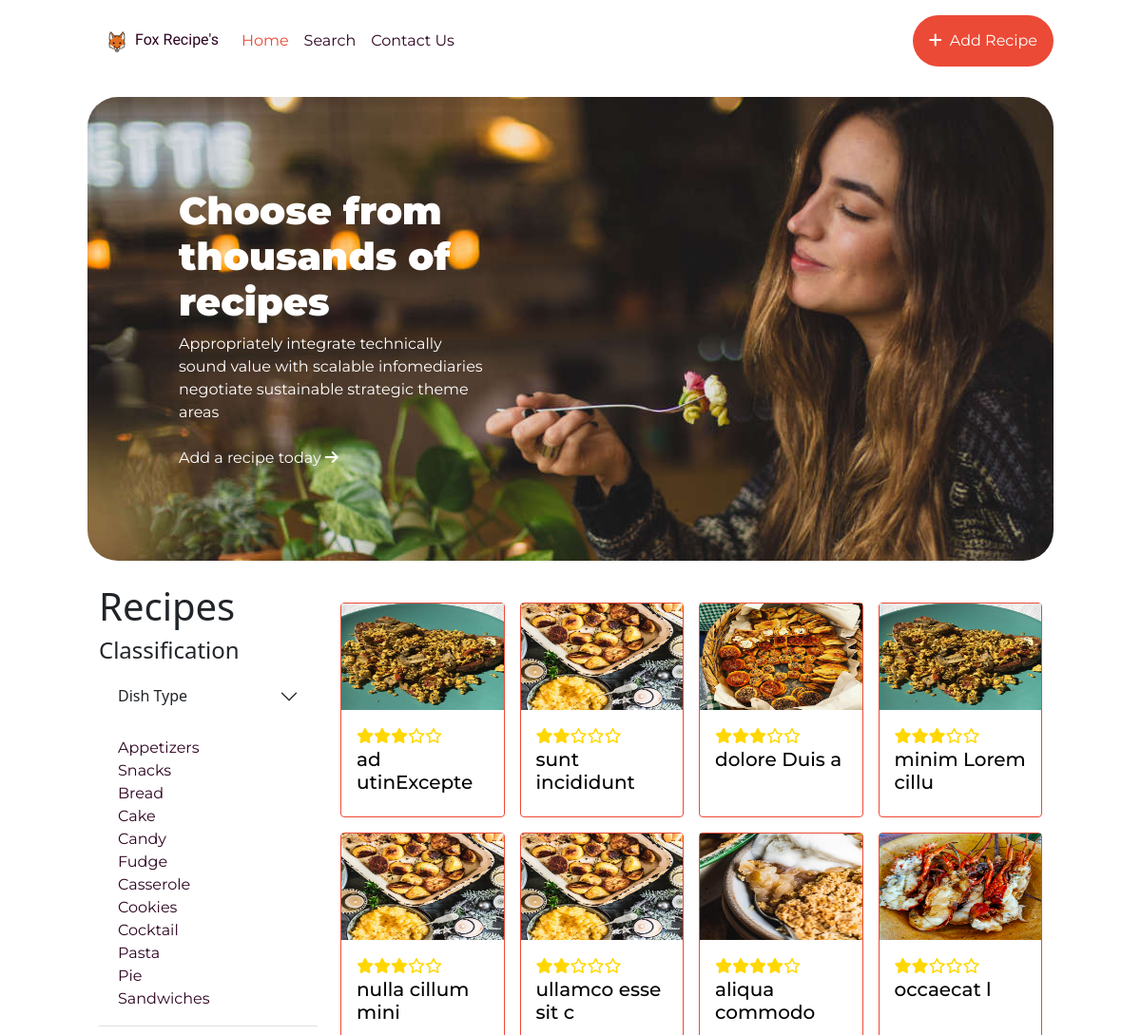
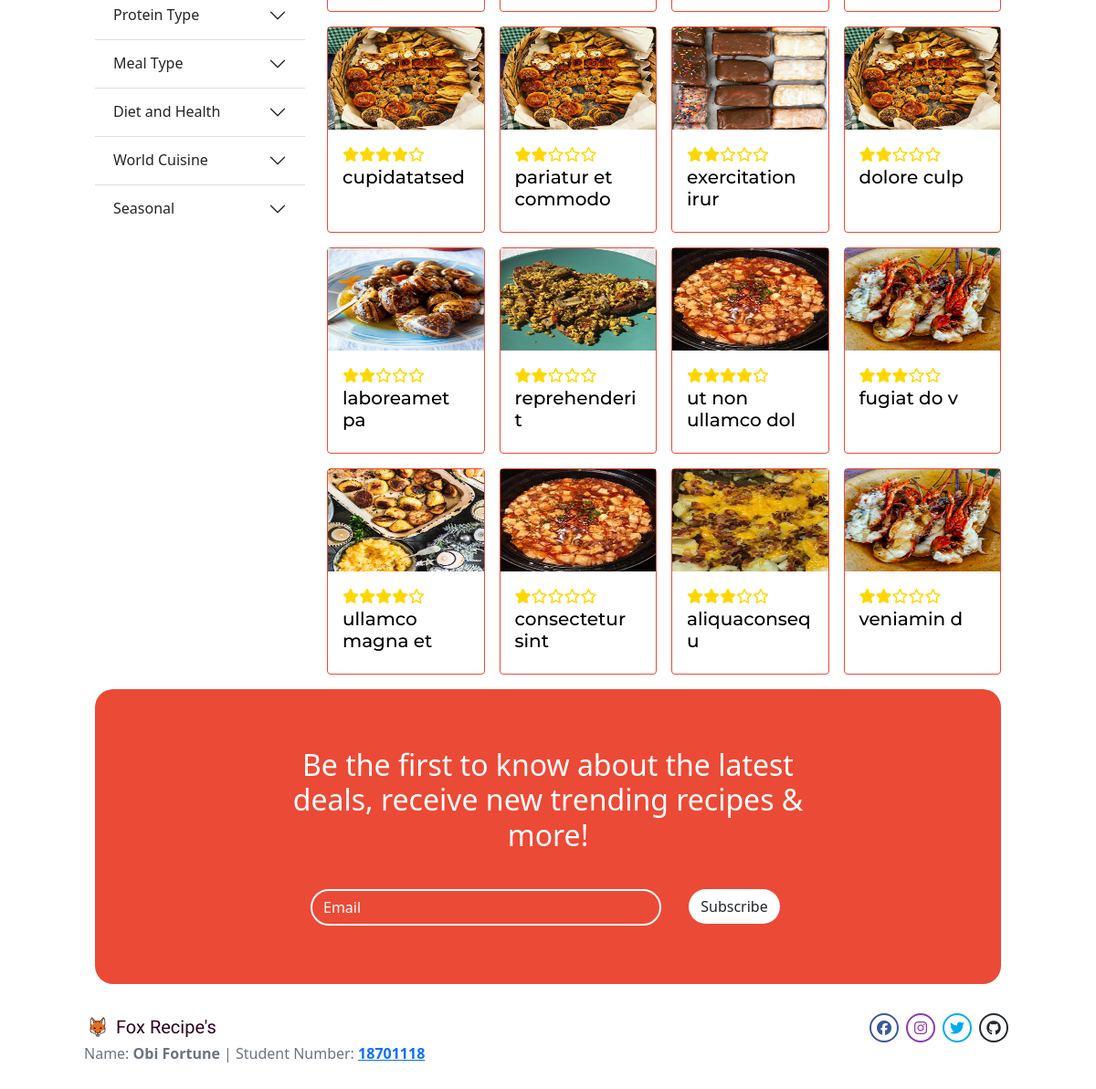
The page / on the database its author committed (2 pictures, top to bottom).
### tables this page shows
CREATE TABLE `recipes` (
    `id` INT NOT NULL AUTO_INCREMENT PRIMARY KEY,
    `name` VARCHAR(256) NOT NULL,
    `description` TEXT,
    `calories` INT,
    `difficulty` INT,
    `rating` INT,
    `timeToPrep` INT,
    `timeToCook` INT,
    `tag` JSON,
    `class` JSON,
    `image` JSON,
    `ingredient` JSON,
    `steps` JSON
);

### utils/config.php (called while the page is built, shortened)
<?php
function idQuery($query)
{
    $res = $GLOBALS["conn"]->query($query);
    if ($res->num_rows > 0) {
        $arr = [];
        while ($row = $res->fetch_assoc()) {
            array_push($arr, $row["id"]);
        }
    } else {
        $arr = "error";
    }
    return $arr;
}
function recipeQuery($id)
{
    $arr = [];
    $query = <<<EOD
        SELECT *
        FROM `recipes`
        WHERE `id`="$id"
    EOD;
    $result = $GLOBALS["conn"]->query($query);
    if ($result->num_rows > 0) {
        $row = $result->fetch_assoc();
        $arr["id"] = $row["id"];
        $arr["name"] = $row["name"];
        $arr["description"] = $row["description"];
        $arr["calories"] = intval($row["calories"]);
        $arr["difficulty"] = intval($row["difficulty"]);
        $arr["rating"] = $row["rating"];
        $arr["timeToPrep"] = intval($row["timeToPrep"]);
        $arr["timeToCook"] = intval($row["timeToCook"]);
        $arr["tag"] = json_decode($row["tag"], true);
        $arr["class"] = json_decode($row["class"], true);
        $arr["image"] = json_decode($row["image"], true);
        $arr["ingredient"] = json_decode($row["ingredient"], true);
        $arr["steps"] = json_decode($row["steps"], true);
    } else {
        return "error";
    }
    return $arr;
}
function randomRecipeIds($amount = 0)
{
    $query = <<<EOD
        SELECT `id`
        FROM `recipes`;
    EOD;
    $idArr = idQuery($query);
    return array_map(function ($key) use ($idArr) {
        return $idArr[$key];
    }, array_rand($idArr, $amount));
}
function recipesArray($idArr = [])
{
    return array_map(
        function ($ID) {
            $res = recipeQuery($ID);
            $curr = new Recipe(
                $res["id"],
                $res["name"],
                $res["description"],
                $res["calories"],
                $res["difficulty"],
                $res["rating"],
                $res["timeToPrep"],
                $res["timeToCook"],
                $res["tag"],
                $res["class"],
                $res["image"],
                $res["ingredient"],
                $res["steps"]
            );
            return $curr;
        },
        $idArr
    );
}

### utils/func.php (the view, shortened to what this page needs)
<?php
class Recipe
{
    private $id = 0;
    private $name = "";
    private $rating = 0;
    private $image = [""];
    public function __construct(
        $id,
        $name,
        $description,
        $calories,
        $difficulty,
        $rating,
        $timeToPrep,
        $timeToCook,
        $tag,
        $class,
        $image,
        $ingredient,
        $steps
    ) {
        $this->id = $id;
        $this->name = $name;
        $this->rating = $rating;
        $this->image = $image;
    }
    public function CardBox()
    {
        $id = $this->id;
        $nm = $this->name;
        $pic = $this->image[0];
        $stars = $this->StarRank();
        return <<<EOD
        <a href="./recipe?id=$id" class="card recipe-card h-100" id="recipe-$id">
            <img src="./images/$pic" class="card-img-top" alt="$nm">
            <div class="card-body">
                $stars
                <h5 class="card-title">$nm</h5>
            </div>
        </a>
        EOD;
    }
    public function StarRank()
    {
        $stars = $this->rating;
        return "<div>" . implode(
            "",
            array_map(
                function ($val, $keys) use ($stars) {
                    $cls =
                        (($stars >= $keys + 1) ? 'fas fa-star' :
                            (($stars >= $keys + .5) ? 'fas fa-star-half-alt' :
                                'far fa-star'));
                    return  "<i class='$cls' style='color: #FFD700;'></i>";
                },
                range(0, 4),
                range(0, 4)
            )
        ) . "</div>";
    }
}

### index.php (shortened to what this page needs)
<?php
include("./utils/config.php");
include("./utils/func.php");
?>
<!DOCTYPE html>
<html lang="en">
<head>
    <?php
    include("./utils/headtag.php");
    ?>
</head>
<body>
    <?php include("./utils/navbar.php"); ?>
    <div class="banner">
        <div class="banner-text">
            <h1>
                <strong>
                    Choose from thousands of recipes
                </strong>
            </h1>
            <span>
                Appropriately integrate technically sound value with scalable infomediaries negotiate sustainable strategic theme areas
            </span>
            <a href="./addRecipe.php">Add a recipe today <i class="fas fa-arrow-right"></i></a>
        </div>
    </div>
    <br />
    <div class="container-fluid">
        <div class="row">
            <div class="col-md-3 sticky-md-top">
                <div class="sticky-md-top">
                    <div>
                        <h1>Recipes</h1>
                        <h4>Classification</h4>
                        <?php
                        include("./utils/ClassAccordion.php");
                        ?>
                    </div>
                </div>
            </div>
            <div class="col-md-9 rightDiv mb-3">
                <div class="row row-cols-2 row-cols-md-4 g-1 g-md-3 mt-1">
                    <?php
                    $uri = parse_url($_SERVER['REQUEST_URI']);
                    parse_str($uri['query'], $params);
                    if (!empty($params)) {
                        $idArr = searchQuery("class", $params["class"]);
                        foreach (recipesArray($idArr) as $val) {
                            echo "<div class='col d-inline'>" . $val->CardBox() . "</div>";
                        }
                    } else {
                        $idArr = randomRecipeIds(20);
                        shuffle($idArr);
                        foreach (recipesArray($idArr) as $val) {
                            echo "<div class='col d-inline'>" . $val->CardBox() . "</div>";
                        }
                    }
                    ?>
                </div>
            </div>
        </div>
        <div class="newsBox container d-flex flex-column">
            <h2 class="newsText">
                Be the first to know about the latest deals, receive new trending recipes & more!
            </h2>
            <form class="container-fluid row newsInput">
                <div class="col-lg-9 py-3">
                    <input type="email" class="form-control rounded-pill" id="inputEmail" placeholder="Email">
                </div>
                <div class="col-md-3 py-3">
                    <input type="submit" value="Subscribe" class="btn rounded-pill">
                </div>
            </form>
        </div>
    </div>
    <?php
    include("./utils/footer.php");
    ?>
</body>
</html>

### rows shown on the page
recipes: rating 3 (drawn), name "ad utinExcepte"
recipes: rating 2 (drawn), name "sunt incididunt"
recipes: rating 3 (drawn), name "dolore Duis a"
recipes: rating 3 (drawn), name "minim Lorem cillu"
recipes: rating 3 (drawn), name "nulla cillum mini"
recipes: rating 2 (drawn), name "ullamco esse sit c"
recipes: shows a picture, rating 4 (drawn), name "aliqua commodo"
recipes: rating 2 (drawn), name "occaecat l"
recipes: rating 4 (drawn), name "cupidatatsed"
recipes: rating 2 (drawn), name "pariatur et commodo"
recipes: shows a picture, rating 2 (drawn), name "exercitation irur"
recipes: rating 2 (drawn), name "dolore culp"
recipes: shows a picture, rating 2 (drawn), name "laboreamet pa"
recipes: rating 2 (drawn), name "reprehenderit"
recipes: rating 4 (drawn), name "ut non ullamco dol"
recipes: rating 3 (drawn), name "fugiat do v"
recipes: rating 4 (drawn), name "ullamco magna et"
recipes: rating 1 (drawn), name "consectetur sint"
recipes: shows a picture, rating 3 (drawn), name "aliquaconsequ"
recipes: rating 2 (drawn), name "veniamin d"

### other values the page prints
$val[1] "Home"
$val[1] "Search"
$val[1] "Contact Us"
$val[0] "Dish Type"
$foo "Appetizers Snacks Bread Cake Candy Fudge Casserole Cookies Cocktail Pasta Pie Sandwiches"
$val[0] "Protein Type"
$val[0] "Meal Type"
$val[0] "Diet and Health"
$val[0] "World Cuisine"
$val[0] "Seasonal"
